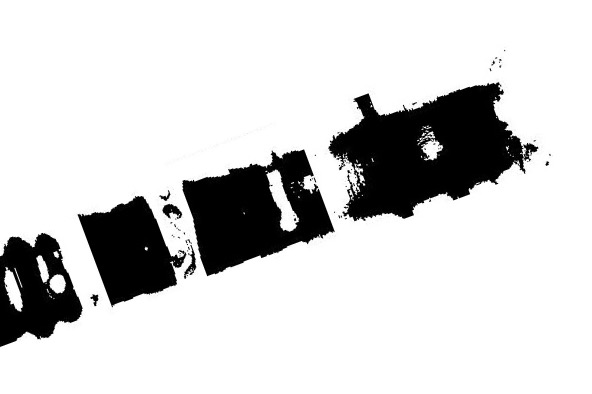
%> input picture correlation/image.jpg, 592 x 394 px
$ octave test_hough.m   (GNU Octave 9; MATLAB toolbox functions it lacks are replaced by stand-ins)
%> lines starting %> are read from the running program, lines starting %| are printed output that depends on the picture; in (x1, y1, x2, y2) boxes, pixels count from 0 and x2, y2 are one past the last pixel; in counts of white or black regions, pixels touching at a corner belong together; the program's own positions count from 1
clear all;
clc;

I=imread('image.jpg');
%> I is the input picture: size 394x592x3 uint8; min 0, max 255, mean 211.3
if (ndims(I)==3)
    I_gray=rgb2gray(I);
else
    I_gray=I;
end
I=I_gray;


%% Detection des contours par filtre canny
[m,n]=size(I);
%> m = 394; n = 592
Inew=edge(I,'canny');
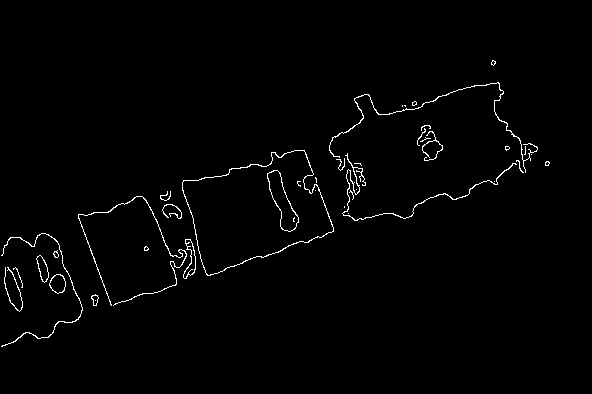
%> Inew: size 394x592 logical; 1.4% white in thin lines or dots, all inside (x1, y1, x2, y2) = (1, 60, 550, 347)

figure;
imshow(Inew);
title('image after filtre canny');

%% correction inclinaison par Hough Transform
% hough(I): calculer le Transforme Hough standard
% H: resultat apres le THS
% T: THETA is an NTHETA-element vector containing the angle (in
%   degrees) corresponding to each column of H.  RHO is an
%   NRHO-element vector containing the value of rho corresponding to
%   each row of H.
% R: rhosolution: rho=x*cos(theta)+y*sin(theta)

[H,T,R]=hough(Inew);
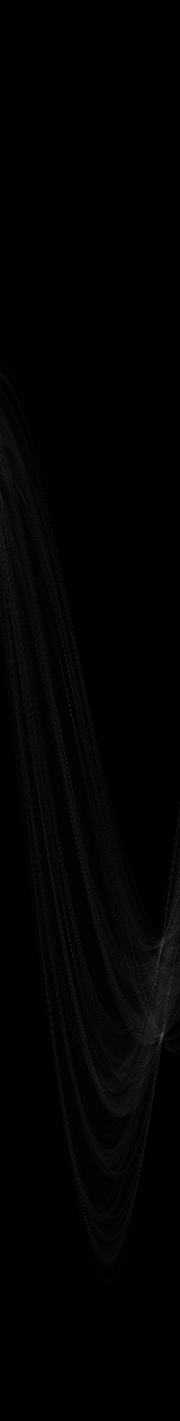
%> H: size 1421x180 double; min 0, max 111, mean 2.3
%> T = 180 values from -90 to 89; R = 1421 values from -710 to 710

figure,
imshow(H,[],'XData',T,'YData',R,'InitialMagnification','fit');
xlabel('\theta'),ylabel('\rho');
axis on,
axis normal,
hold on;

% Identify peaks in Hough transform
% 'Threshold' Nonnegative scalar. Default: 0.5*max(H(:))
% Values of H below 'Threshold' will not be considered to be peaks. Threshold can vary from 0 to Inf.

P=houghpeaks(H,4,'threshold',ceil(0.3*max(H(:))));
%> P = [1038 162; 945 162; 706 70; 946 71]

x=T(P(:,2));
%> x = [71 71 -21 -20]
y = R(P(:,1));
%> y = [327 234 -5 235]

plot(x,y,'s','color','white');
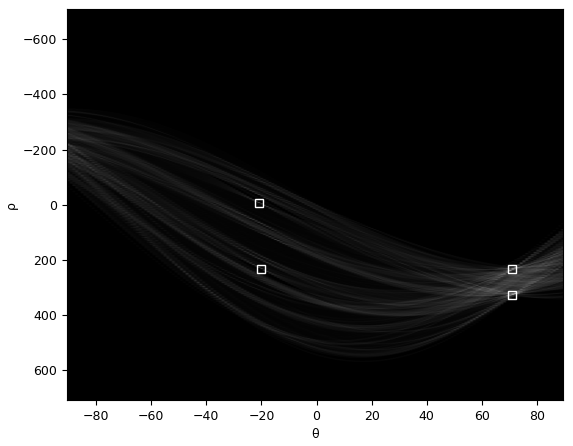
%> figure redrawn from the program's plot data

%  houghlines Extract line segments based on Hough transform.
lines=houghlines(Inew,T,R,P,'FillGap',10,'MinLength',7);
%> lines = 13 lines; longest, point1 to point2 (x, y): (79, 217) to (112, 305), (306, 153) to (334, 230), (333, 232) to (304, 242), (467, 88) to (439, 98), (417, 105) to (390, 115), (246, 262) to (225, 270)
figure,
imshow(Inew),
title('image lines');

max_len = 0;
hold on;

for k=1:length(lines)
    xy=[lines(k).point1;lines(k).point2];

    plot(xy(:,1),xy(:,2),'LineWidth',2,'Color','green');
    % marked the lines
    plot(xy(1,1),xy(1,2),'x','LineWidth',2,'Color','yellow');
    plot(xy(2,1),xy(2,2),'x','LineWidth',2,'Color','red');
     len=norm(lines(k).point1-lines(k).point2);
    Len(k)=len;
    if (len>max_len)
        max_len=len;
        xy_long=xy;
    end
end
%> this loop made 13 passes
%> (len, max_len, xy_long) on passes 1, 2, 12: (19.31, 19.31, [444 194; 426 201]), (30.68, 30.68, [333 232; 304 242]), (93.98, 93.98, [79 217; 112 305])
%> (xy, len) on passes 3 to 8: ([269 255; 262 257], 7.28), ([246 262; 225 270], 22.47), ([165 290; 154 294], 11.7), ([78 320; 71 323], 7.62), ([17 341; 2 347], 16.16), ([467 88; 439 98], 29.73)
%> after the loop, Len = [19.31 30.68 7.28 22.47 11.7 7.62 16.16 29.73 28.79 7.62 7.62 93.98 81.93]

% the longest line
plot(xy_long(:,1),xy_long(:,2),'LineWidth',2,'Color','blue');
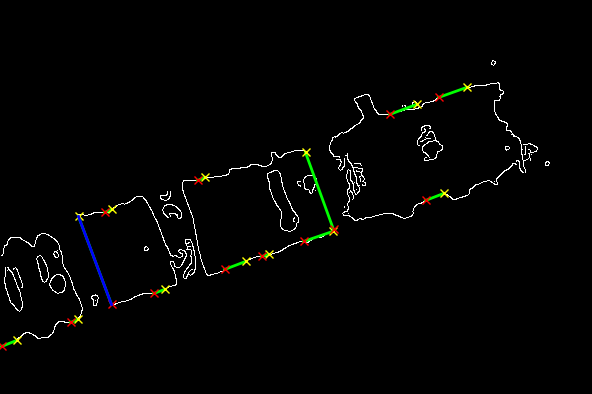
%> figure redrawn from the program's plot data; its title reads 'image lines'
[L1 Index1]=max(Len(:));
%> L1 = 93.98; Index1 = 12

% the start and the end point of the longest line
x1=[lines(Index1).point1(1) lines(Index1).point2(1)];
%> x1 = [79 112]
y1=[lines(Index1).point1(2) lines(Index1).point2(2)];
%> y1 = [217 305]

% obliquite

K1=-(lines(Index1).point1(2)-lines(Index1).point2(2))/...
    (lines(Index1).point1(1)-lines(Index1).point2(1))
%> K1 = -2.67

angle=atan(K1)*180/pi
%> angle = -69.44

A = imrotate(I,-angle,'bilinear');
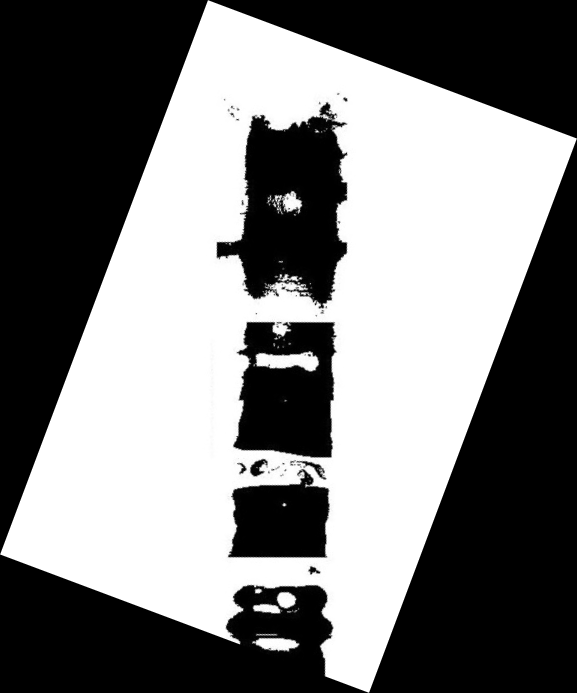
%> A: size 693x577 uint8; min 0, max 255, mean 123.2
figure;
imshow(A);

$ run again, with correlation/hough.jpg copied over correlation/image.jpg
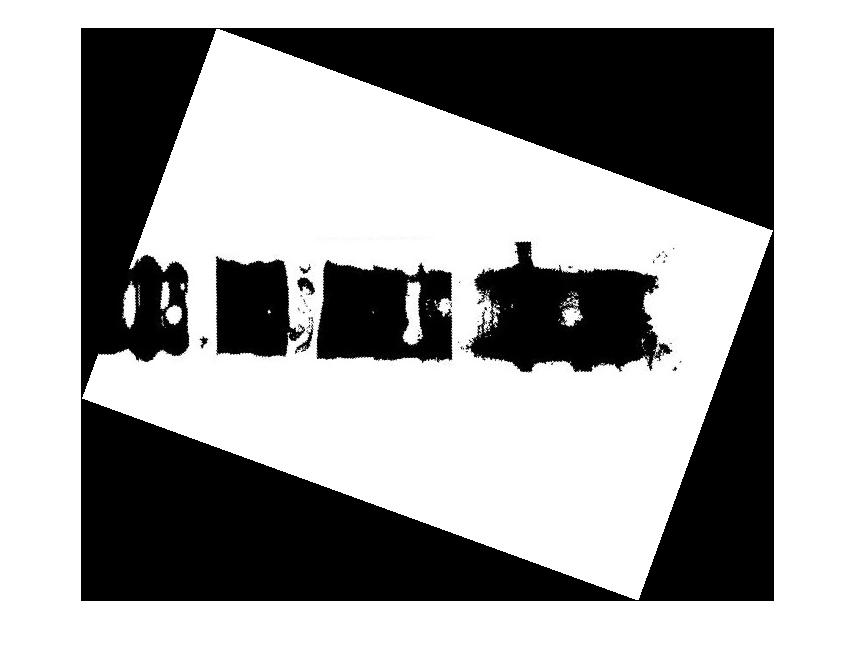
%> input picture correlation/hough.jpg, 855 x 660 px
%> I is the input picture: size 660x855x3 uint8; min 0, max 255, mean 162.9
%> `Inew=edge(I,'canny');`:
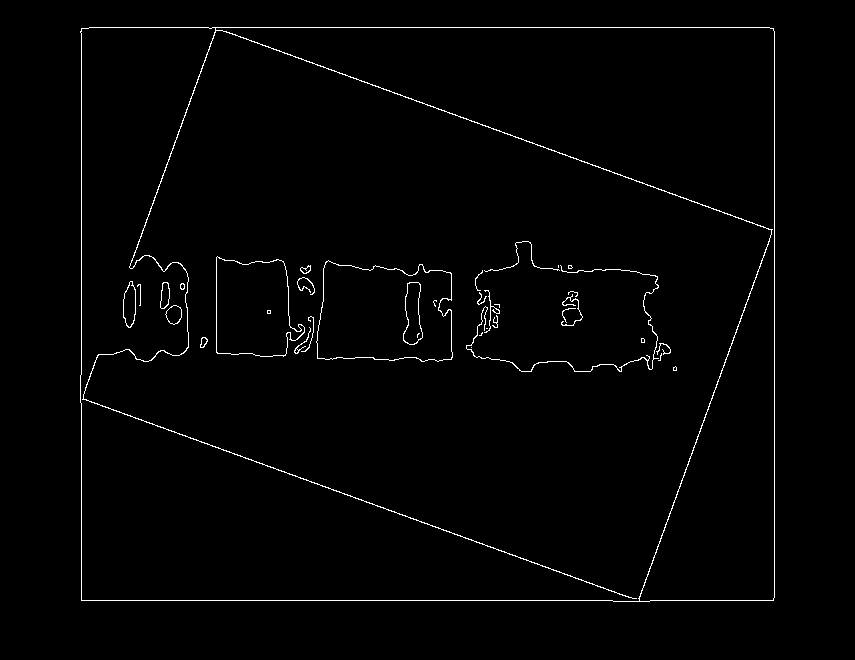
%> Inew: size 660x855 logical; 1.4% white in thin lines or dots, all inside (x1, y1, x2, y2) = (80, 27, 775, 602)
%> T = 180 values from -90 to 89; R = 2159 values from -1079 to 1079
%> P = [1053 1; 480 1; 734 21; 1128 21]
%> x = [-90 -90 -70 -70]
%> y = [-27 -600 -346 48]
%> lines = 5 lines; point1 to point2 (x, y): (90, 28) to (770, 28), (81, 398) to (642, 602), (215, 28) to (775, 232), (82, 601) to (613, 601), (651, 601) to (774, 601)
%> the loop `for k=1:length(lines)` made 5 passes
%> (len, max_len, xy_long) on pass 1: (680, 680, [90 28; 770 28])
%> after the loop `for k=1:length(lines)`: Len = [680 531 123 596.9 596]
%> `plot(xy_long(:,1),xy_long(:,2),'LineWidth',2,'Color','blue');`:
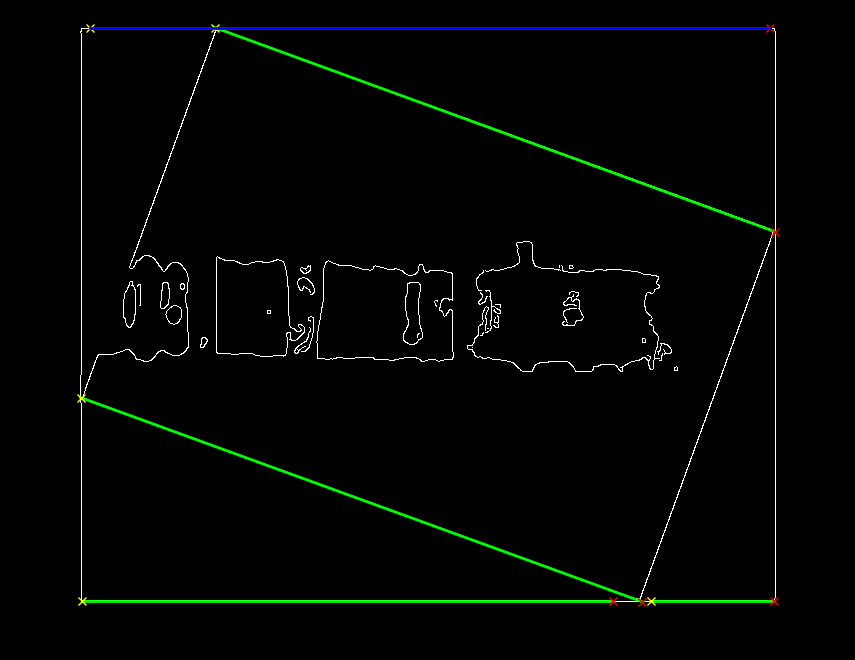
%> figure redrawn from the program's plot data; its title reads 'image lines'
%> L1 = 680; Index1 = 1
%> x1 = [90 770]
%> y1 = [28 28]
%> K1 = 0

$ run again, with correlation/hough_line.jpg copied over correlation/image.jpg
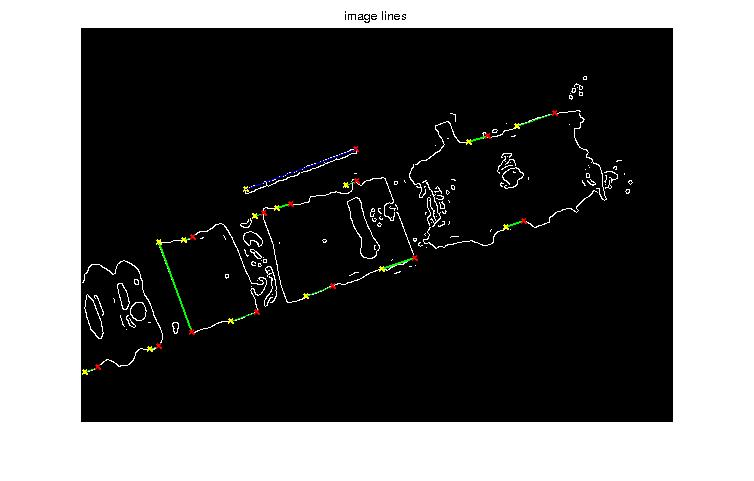
%> input picture correlation/hough_line.jpg, 754 x 481 px
%> I is the input picture: size 481x754x3 uint8; mean R, G, B 94.3, 94.3, 94
%> `Inew=edge(I,'canny');`:
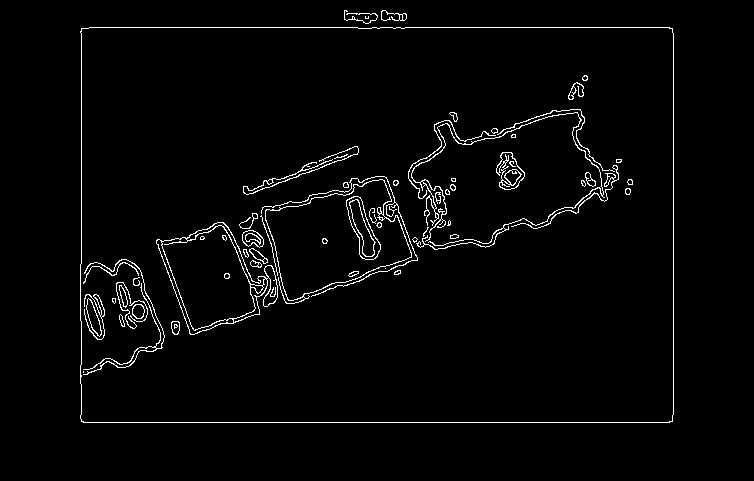
%> Inew: size 481x754 logical; 2.5% white in thin lines or dots, all inside (x1, y1, x2, y2) = (80, 10, 674, 423)
%> T = 180 values from -90 to 89; R = 1787 values from -893 to 893
%> P = [472 1; 867 1; 1567 91; 975 91]
%> x = [-90 -90 0 0]
%> y = [-422 -27 673 81]
%> lines = 7 lines; point1 to point2 (x, y): (84, 423) to (670, 423), (674, 34) to (674, 415), (373, 28) to (670, 28), (90, 28) to (358, 28), (82, 29) to (82, 264), (82, 376) to (82, 422), (82, 322) to (82, 365)
%> the loop `for k=1:length(lines)` made 7 passes
%> (len, max_len, xy_long) on pass 1: (586, 586, [84 423; 670 423])
%> after the loop `for k=1:length(lines)`: Len = [586 268 297 381 235 43 46]
%> `plot(xy_long(:,1),xy_long(:,2),'LineWidth',2,'Color','blue');`:
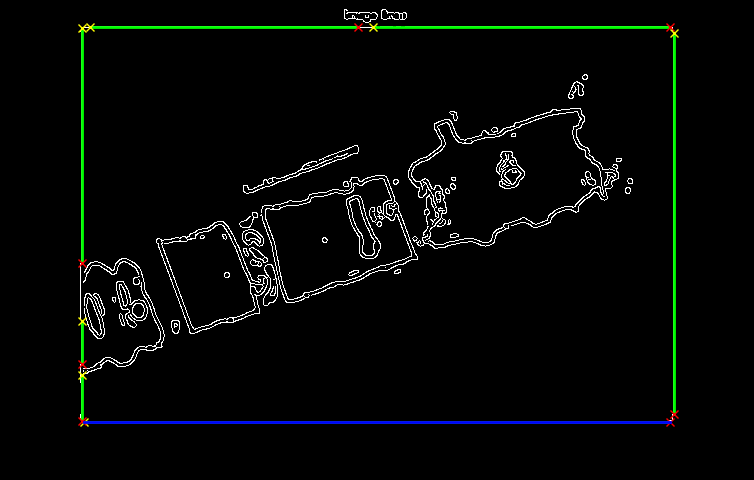
%> figure redrawn from the program's plot data; its title reads 'image lines'
%> L1 = 586; Index1 = 1
%> x1 = [84 670]
%> y1 = [423 423]
%> K1 = 0
